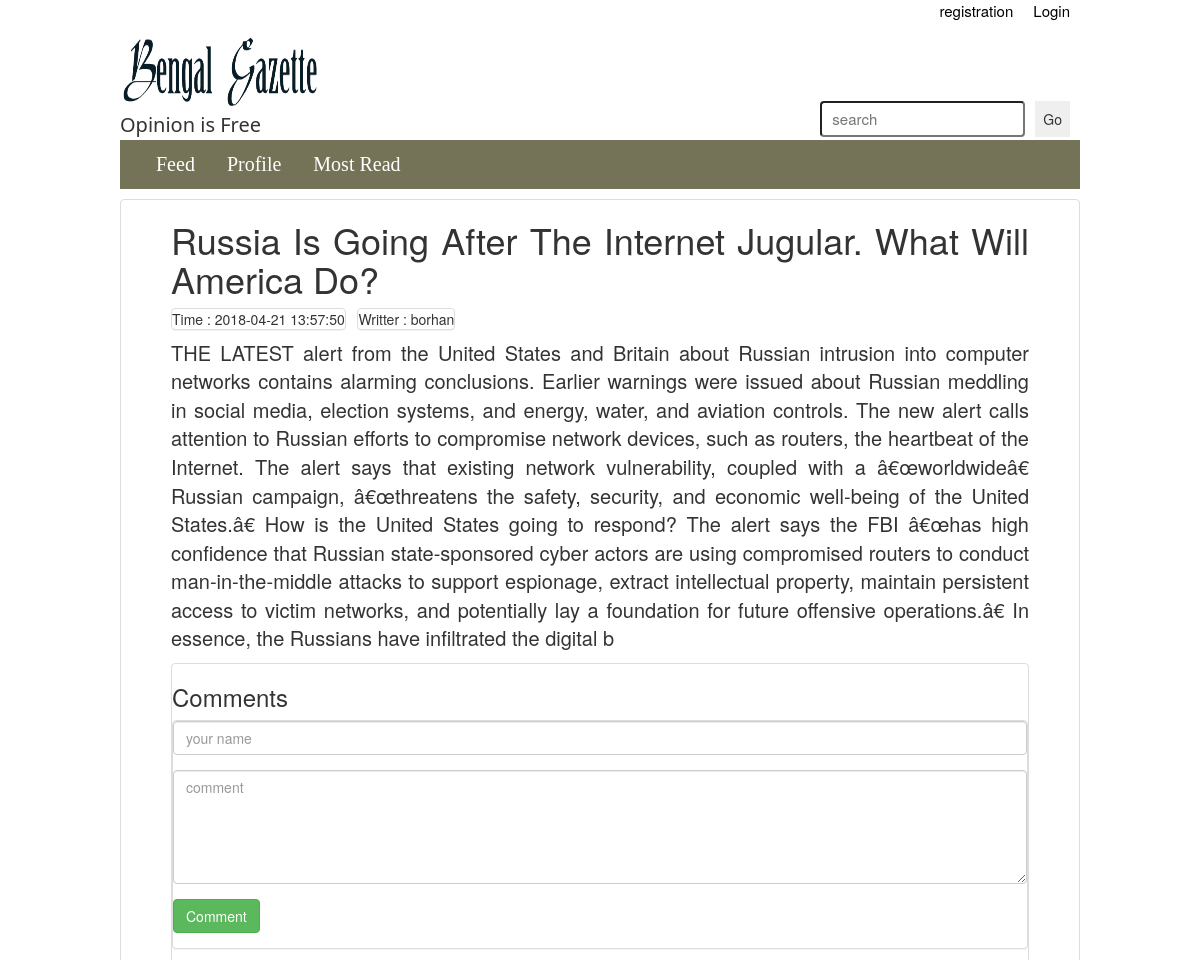
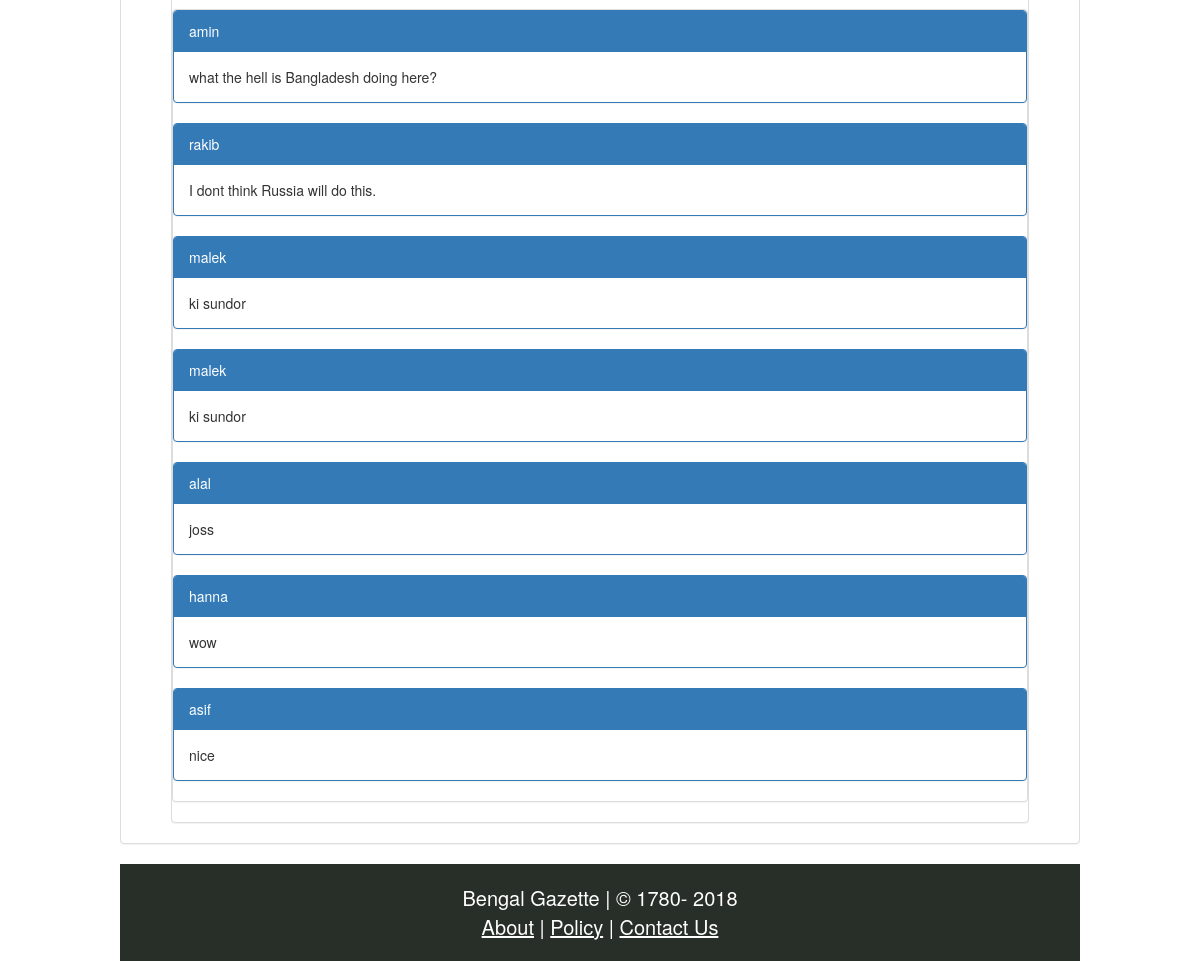
The page /Opinion/opinion.php?q=9008 on the database its author committed (2 pictures, top to bottom).
### tables this page shows
CREATE TABLE `news` (
  `newsID` int(10) NOT NULL,
  `headline` varchar(100) NOT NULL,
  `description` varchar(10000) NOT NULL,
  `writterID` int(10) NOT NULL,
  `categoryID` int(10) NOT NULL,
  `popularity` int(5) NOT NULL DEFAULT '0',
  `written_at` timestamp NOT NULL DEFAULT CURRENT_TIMESTAMP ON UPDATE CURRENT_TIMESTAMP,
  `deleted_at` timestamp NULL DEFAULT '0000-00-00 00:00:00'
);

CREATE TABLE `users` (
  `userID` int(10) NOT NULL,
  `userName` varchar(30) NOT NULL,
  `password` varchar(100) NOT NULL,
  `firstName` varchar(30) NOT NULL,
  `lastName` varchar(30) NOT NULL,
  `gender` varchar(5) NOT NULL,
  `email` varchar(30) NOT NULL,
  `dateOfBirth` date NOT NULL,
  `role` varchar(20) NOT NULL,
  `joined_at` timestamp NOT NULL DEFAULT CURRENT_TIMESTAMP ON UPDATE CURRENT_TIMESTAMP,
  `deleted_at` timestamp NULL DEFAULT '0000-00-00 00:00:00'
);

CREATE TABLE `comments` (
  `commentID` int(10) NOT NULL,
  `newsID` int(10) NOT NULL,
  `commenter` varchar(100) NOT NULL,
  `comment` varchar(300) NOT NULL,
  `comment_time` timestamp NOT NULL DEFAULT CURRENT_TIMESTAMP ON UPDATE CURRENT_TIMESTAMP,
  `deleted_at` timestamp NULL DEFAULT '0000-00-00 00:00:00'
);

### Opinion/opinion.php (the view, shortened to what this page needs)
<?php
	if (isset($_GET["q"])) {
		$q = $_GET["q"];
		$conn = DB_START();
		$sql = "SELECT * FROM news WHERE newsID = $q";
		$result = mysqli_query ($conn, $sql);
		$opinion = mysqli_fetch_assoc($result);
		$popularity = $opinion["popularity"];
		$popularity = $popularity+1;
		$sql = "UPDATE `news` SET `popularity` = ".$popularity." WHERE `news`.`newsID` = ".$opinion['newsID'].";";
		mysqli_query($conn, $sql);
		$sql1 = "SELECT userName FROM users WHERE userID = ".$opinion['writterID'];
		$us = mysqli_query($conn, $sql1);
		$user = mysqli_fetch_assoc($us);
		$sql1 = "SELECT * FROM comments WHERE newsID = ".$q." AND deleted_at IS NULL ORDER BY commentID DESC";
		$comment_list = mysqli_query($conn, $sql1);
?>
<!DOCTYPE html>
<html>
<head>
	<link rel="stylesheet" type="text/css" href="../CSS/opinionindex.css">
	<link rel="stylesheet" type="text/css" href="../CSS/css/bootstrap.css">
</head>
<body>
	<div id="main_div">
		<div>
			<ul>
				<li class="login_reg"><a class="log_reg_btn" href="login.php">Login</a></li>
				<li class="login_reg"><a class="log_reg_btn" href="signup.php">registration</a></li>
			</ul>
		</div>
		<div id="top_logo">
			<a href="index.php"><img src="../IMG/BengalGazetteLogo.png" width="200px" height="80px"></a>
			<div style="float:right;">
				<input id="search_btn" style="float: right" type="submit" name="searchbtn" value="Go" onclick="alert('Coming soon...')">
				<input id="search_box" type="text" name="searchBox" placeholder="search">
			</div>
			<p style="font-family:'Segoe UI';font-size: 20px;margin: 0px;">Opinion is Free</p>
		</div>
		<div id="menubar">
			<ul id="menubar_ul">
				<li class="bar_item"><a class="bar_btn" href="index.php">Feed</a></li>
	  			<li class="bar_item"><a class="bar_btn" href="profile.php">Profile</a></li>
			  	<li class="bar_item"><a class="bar_btn" href="#contact">Most Read</a></li>
			</ul>
		</div>
		<div class="panel panel-default" style="padding: 0px 50px;text-align: justify;">
			<h1> <?php echo($opinion["headline"]); ?></h1>
			<p>
				<span class=" panel panel-default">Time : <?php echo($opinion["written_at"]); ?></span>&nbsp;&nbsp;&nbsp;<span class=" panel panel-default">Writter : <?php echo($user["userName"]); ?></span>
			</p>
			<p style="font-size: 20px;"><?php echo($opinion["description"]); ?></p>
			<div class="panel panel-default">
				<h3>Comments</h3>
				<div class="panel panel-default">
					<form method="post" action="">
						<div class="form-group">
							<input type="text" class="form-control" name="commenter" placeholder="your name">
						</div>
						<div class="form-group">
	      					<textarea class="form-control" rows="5" name="comment" placeholder="comment"></textarea>
	    				</div>
	    				<div class="form-group">
	    					<input type="submit" class="btn btn-success" name="submit" value="Comment">
	    				</div>
	    			</form>
				</div>
				<div class="panel panel-default">
				<?php
					while ($cmt = mysqli_fetch_array($comment_list)) {
					echo '
						<div class="panel panel-primary">
							<div class="panel-heading">'.$cmt["commenter"].'</div>
							<div class="panel-body">'.$cmt["comment"].'</div>
						</div>';
					}
				?>
				</div>
			</div>
		</div>
		<div id="footer">
			<p>Bengal Gazette | &copy 1780- <?php echo date("Y"); ?><br>
				<a class="footer_links" href="../about.php">About</a> |
				<a class="footer_links" href="../policy.php">Policy</a> |
				<a class="footer_links" href="../contact.php">Contact Us</a>
			</p>
		</div>
	</div>
</body>
</html>
<?php
	}
	else {
		header("location: index.php");
	}
?>

### CSS/opinionindex.css (style rules this page uses)
body { background-color: #efefef; width:100%; margin:0; padding: 0; }
#main_div { width: 80%; margin: auto; }
ul { list-style-type: none; margin: 0; padding: 0; overflow: hidden; }
a { text-decoration: none; }
.login_reg { float: right; display: block; text-align: center; margin: 0px; padding: 0px; }
.log_reg_btn { padding: 3px 10px; font-size: 15px; color: #000000; }
#top_logo { background-color: #ffffff; padding: 0px; margin: 0px; }
#menubar { background-color: #757357; position: sticky; top: 0; }
#menubar_ul { padding: 10px 20px;size: 100%; }
.bar_item { float: left; display: block; text-align: center; }
.bar_btn { padding: 20px 16px; color: white; font-family:Verdana; font-size: 20px; }
#search_box { float:right; font-size: 15px; padding: 5px 10px; border-radius: 4px; margin-top: 70px; margin-right: 10px; }
#search_btn { border:none; margin-top: 70px; margin-right: 10px; padding: 8px 8px; cursor: pointer; }
#footer { width: 100%; padding: 20px 0px; font-size: 20px; color: #ffffff; background-color: #282E28; text-align: center; clear: both; display: block; }
#footer p { margin: 0px; }
.footer_links { text-decoration: underline; color: white; }

### rows shown on the page
news: headline "Russia Is Going After The Internet Jugular. What Will America Do?", written_at "2018-04-21 13:57:50", description "THE LATEST alert from the United States and Britain about Russian intrusion into computer networks contains alarming conclusions. Earlier warnings were issued about Russian meddling in social media, election systems, and energy, water, and aviation controls. The new alert calls attention to Russian efforts to compromise network devices, such as routers, the heartbeat of the Internet. The alert says that existing network vulnerability, coupled with a â€œworldwideâ€ Russian campaign, â€œthreatens the safety, security, and economic well-being of the United States.â€ How is the United States going to respond? The alert says the FBI â€œhas high confidence that Russian state-sponsored cyber…"
users: userName "borhan"
comments: commenter "amin", comment "what the hell is Bangladesh doing here?"
comments: commenter "rakib", comment "I dont think Russia will do this."
comments: commenter "malek", comment "ki sundor"
comments: commenter "malek", comment "ki sundor"
comments: commenter "alal", comment "joss"
comments: commenter "hanna", comment "wow"
comments: commenter "asif", comment "nice"
